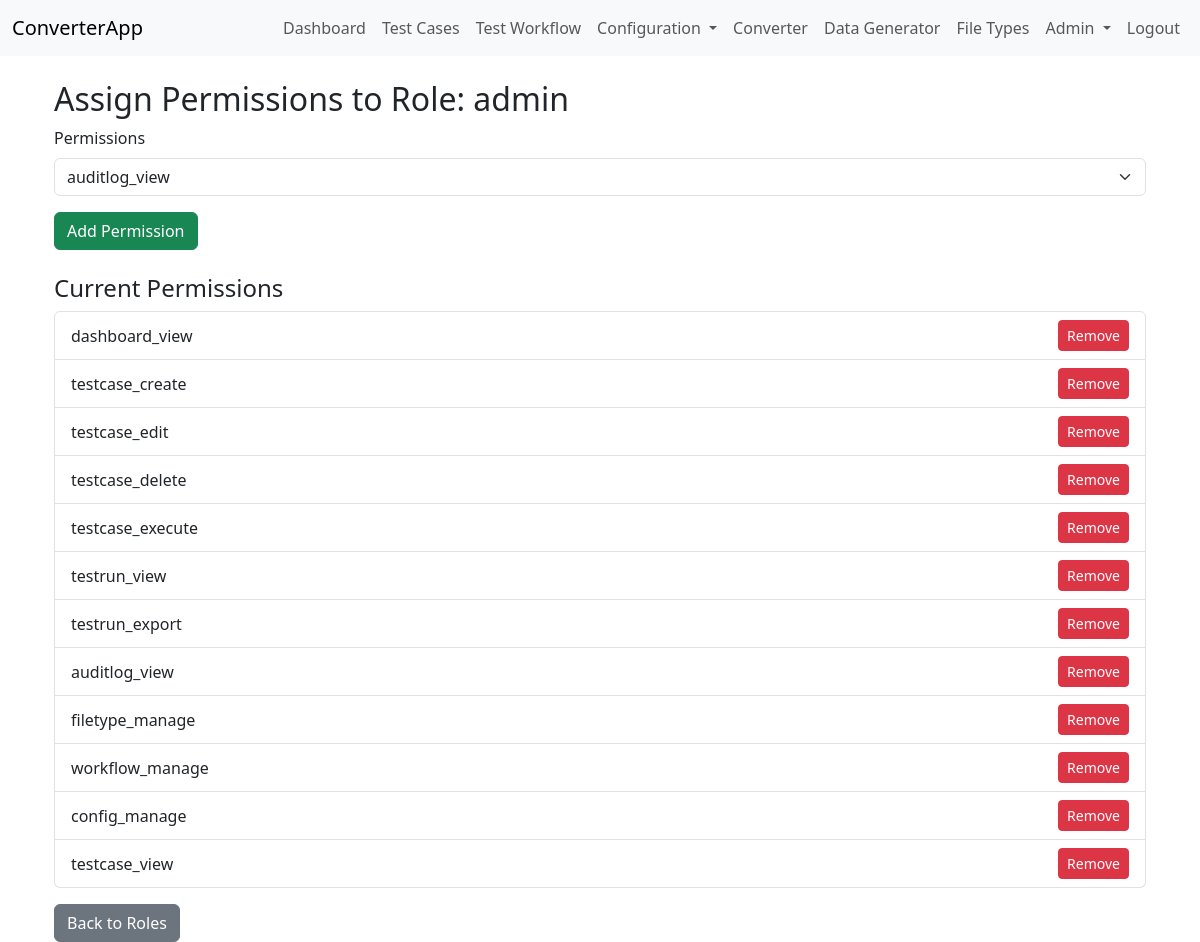
Page /roles/1/permissions (signed in) on the committed database.
### app/models.py (models this page shows)
class Role(db.Model):
    id = db.Column(db.Integer, primary_key=True)
    name = db.Column(db.String(64), unique=True, nullable=False)
    description = db.Column(db.String(255))
    permissions = db.relationship('Permission', secondary=role_permissions, backref=db.backref('roles', lazy='dynamic'))

class Permission(db.Model):
    id = db.Column(db.Integer, primary_key=True)
    name = db.Column(db.String(64), unique=True, nullable=False)
    description = db.Column(db.String(255))

### app/auth/routes.py (the view, shortened to what this page needs)
@auth.route('/roles/<int:role_id>/permissions', methods=['GET', 'POST'])
@login_required
@admin_or_permission_required('role_manage')
def assign_permissions(role_id):
    role = Role.query.get_or_404(role_id)
    form = RolePermissionForm()
    form.permissions.choices = [(p.id, p.name) for p in Permission.query.order_by(Permission.name).all()]
    return render_template('role_permissions.html', role=role, form=form)

### app/auth/forms.py
class RolePermissionForm(FlaskForm):
    permissions = SelectField('Permissions', coerce=int, choices=[], validators=[DataRequired()])
    submit = SubmitField('Assign')

### app/auth/routes.py (called while the page is built)
@login_manager.user_loader
def load_user(user_id):
    return User.query.get(int(user_id))

def admin_or_permission_required(permission):
    def decorator(f):
        @wraps(f)
        def decorated_function(*args, **kwargs):
            if not current_user.is_authenticated:
                return redirect(url_for('auth.login'))
            if getattr(current_user, 'role', None) and (current_user.role.name == 'admin' or any(p.name == permission for p in current_user.role.permissions)):
                return f(*args, **kwargs)
            flash('You do not have permission to access this page.', 'danger')
            return redirect(url_for('dashboard'))
        return decorated_function
    return decorator

### app/templates/role_permissions.html (shortened to what this page needs)
{% extends 'base.html' %}
{% block content %}
<div class="container mt-4">
  <h2>Assign Permissions to Role: {{ role.name }}</h2>
  <form method="POST">
    <div class="mb-3">
      {{ form.permissions.label(class="form-label") }}
      {{ form.permissions(class="form-select") }}
    </div>
    <button type="submit" name="add" class="btn btn-success">Add Permission</button>
  </form>
  <h4 class="mt-4">Current Permissions</h4>
  <ul class="list-group">
    {% for perm in role.permissions %}
    <li class="list-group-item d-flex justify-content-between align-items-center">
      {{ perm.name }}
      <form method="POST" style="display:inline;">
        <button type="submit" name="remove" value="{{ perm.id }}" class="btn btn-sm btn-danger">Remove</button>
      </form>
    </li>
    {% else %}
    <li class="list-group-item text-muted">No permissions assigned.</li>
    {% endfor %}
  </ul>
  <a href="{{ url_for('auth.list_roles') }}" class="btn btn-secondary mt-3">Back to Roles</a>
</div>
{% endblock %}

### rows in the picture
Role: name "admin"
Permission: name "dashboard_view", {{ perm.id }} 1 (drawn)
Permission: name "testcase_create", {{ perm.id }} 2 (drawn)
Permission: name "testcase_edit", {{ perm.id }} 3 (drawn)
Permission: name "testcase_delete", {{ perm.id }} 4 (drawn)
Permission: name "testcase_execute", {{ perm.id }} 5 (drawn)
Permission: name "testrun_view", {{ perm.id }} 6 (drawn)
Permission: name "testrun_export", {{ perm.id }} 7 (drawn)
Permission: name "auditlog_view", {{ perm.id }} 8 (drawn)
Permission: name "filetype_manage", {{ perm.id }} 9 (drawn)
Permission: name "workflow_manage", {{ perm.id }} 10 (drawn)
Permission: name "config_manage", {{ perm.id }} 11 (drawn)
Permission: name "testcase_view", {{ perm.id }} 12 (drawn)
